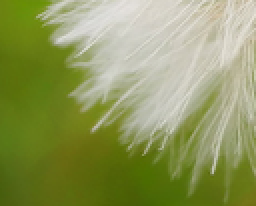
%> input picture 资料/Close-Formed Matting/dandelion_clipped.bmp, 128 x 103 px, shrunk from 235 x 189 before the run (shown 2 times larger)
$ octave runMatting_Dandelion.m   (GNU Octave 9; MATLAB toolbox functions it lacks are replaced by stand-ins)
%> lines starting %> are read from the running program, lines starting %| are printed output that depends on the picture; in (x1, y1, x2, y2) boxes, pixels count from 0 and x2, y2 are one past the last pixel; in counts of white or black regions, pixels touching at a corner belong together; the program's own positions count from 1
### 资料/Close-Formed Matting/runMatting.m

if (~exist('thr_alpha','var'))
  thr_alpha=[];
end
if (~exist('epsilon','var'))
  epsilon=[];
end
if (~exist('win_size','var'))
  win_size=[];
end

if (~exist('levels_num','var'))
  levels_num=1;
end
if (~exist('active_levels_num','var'))
  active_levels_num=1;
end

I=double(imread(img_name))/255;
mI=double(imread(scribs_img_name))/255;
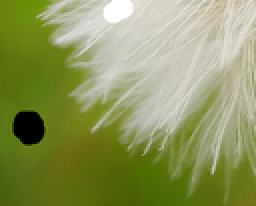
%> input picture 资料/Close-Formed Matting/dandelion_clipped_m.bmp, 128 x 103 px, shrunk from 235 x 189 before the run (shown 2 times larger)
consts_map=sum(abs(I-mI),3)>0.001;
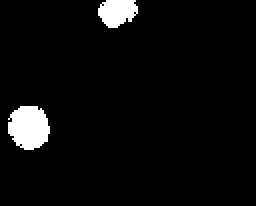
%> consts_map: size 103x128 logical (shown 2 times larger); 4.3% white; 2 white regions, box (x1, y1, x2, y2) and area: (4, 53, 25, 75) 360, (49, 0, 69, 14) 212
if (size(I,3)==3)
  consts_vals=rgb2gray(mI).*consts_map;
end
if (size(I,3)==1)
  consts_vals=mI.*consts_map;
end


alpha=solveAlphaC2F(I,consts_map,consts_vals,levels_num, ...
                    active_levels_num,thr_alpha,epsilon,win_size);

figure, imshow(alpha);
drawnow;
[F,B]=solveFB(I,alpha);

figure, imshow([F.*repmat(alpha,[1,1,3]),B.*repmat(1-alpha,[1,1,3])])

### 资料/Close-Formed Matting/solveAlpha.m
function alpha=solveAlpha(I,consts_map,consts_vals,varargin)

  [h,w,c]=size(I);
%> h = 103; w = 128; c = 3
  img_size=w*h;
%> img_size = 13184

  A=getLaplacian1(I,consts_map,varargin{:});

  D=spdiags(consts_map(:),0,img_size,img_size);
  lambda=100;
  x=(A+lambda*D)\(lambda*consts_map(:).*consts_vals(:));


  alpha=max(min(reshape(x,h,w),1),0);

### 资料/Close-Formed Matting/getLaplacian1.m
function [A,A1]=getLaplacian1(I,consts,epsilon,win_size)
%> called with epsilon = [], win_size = []

  if (~exist('epsilon','var'))
    epsilon=0.0000001;
  end
  if (isempty(epsilon))
    epsilon=0.0000001;
  end
  if (~exist('win_size','var'))
    win_size=1;
  end
  if (isempty(win_size))
    win_size=1;
  end

  neb_size=(win_size*2+1)^2;
  [h,w,c]=size(I);
%> h = 103; w = 128; c = 3
  n=h; m=w;
%> after `n=h`: n = 103
%> after `m=w`: m = 128
  img_size=w*h;
%> img_size = 13184
  consts=imerode(consts,ones(win_size*2+1));
%> consts: size 103x128 logical; 3.2% white; 2 white regions, box (x1, y1, x2, y2) and area: (5, 54, 24, 74) 270, (50, 0, 68, 13) 151

  indsM=reshape([1:img_size],h,w);

  tlen=sum(sum(1-consts(win_size+1:end-win_size,win_size+1:end-win_size)))*(neb_size^2);
%> tlen = 997677

  row_inds=zeros(tlen ,1);
  col_inds=zeros(tlen,1);
  vals=zeros(tlen,1);
  len=0;
  for j=1+win_size:w-win_size
    for i=win_size+1:h-win_size
      if (consts(i,j))
        continue
      end
      win_inds=indsM(i-win_size:i+win_size,j-win_size:j+win_size);
      win_inds=win_inds(:);
      winI=I(i-win_size:i+win_size,j-win_size:j+win_size,:);
      winI=reshape(winI,neb_size,c);
      win_mu=mean(winI,1)';
      win_var=inv(winI'*winI/neb_size-win_mu*win_mu' +epsilon/neb_size*eye(c));

      winI=winI-repmat(win_mu',neb_size,1);
      tvals=(1+winI*win_var*winI')/neb_size;

      row_inds(1+len:neb_size^2+len)=reshape(repmat(win_inds,1,neb_size),...
                                             neb_size^2,1);
      col_inds(1+len:neb_size^2+len)=reshape(repmat(win_inds',neb_size,1),...
                                             neb_size^2,1);
      vals(1+len:neb_size^2+len)=tvals(:);
      len=len+neb_size^2;
    end
  end
%> after the loop, len = 997677
%> in solveAlpha, `alpha=max(min(reshape(x,h,w),1),0);`:
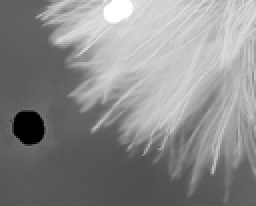
%> alpha: size 103x128 double (shown 2 times larger); min 0, max 1, mean 0.544

  vals=vals(1:len);
  row_inds=row_inds(1:len);
  col_inds=col_inds(1:len);
  A=sparse(row_inds,col_inds,vals,img_size,img_size);

  sumA=sum(A,2);
  A=spdiags(sumA(:),0,img_size,img_size)-A;

return

### 资料/Close-Formed Matting/solveFB.m
function [F,B]=solveFB(I,alpha)
  [h,w,c]=size(I);
%> h = 103; w = 128; c = 3
  mask=(alpha>=0.02).*(alpha<=0.98);
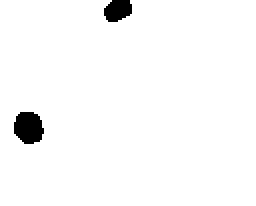
%> mask: size 103x128 double (shown 2 times larger); values 0 (black) and 1 (white), 97.6% white; 2 black regions, box (x1, y1, x2, y2) and area: (7, 56, 22, 72) 191, (52, 0, 66, 11) 122
  [Gx,Gy,Gd1,Gd2]=getGMatByMask(w,h,mask);
  G=[Gx;Gy;Gd1;Gd2];
  Ga=G*alpha(:);
  wgf=abs(Ga).^0.5+0.003*repmat((1-alpha(:)),4,1);
  wgb=abs(Ga).^0.5+0.003*repmat(alpha(:),4,1);


  wf=(alpha(:)>0.98)*100+0.03*alpha(:).*(alpha(:)>0.7)+0.01*(alpha(:)<0.02);
  wb=(alpha(:)<0.02)*100+0.03*(1-alpha(:)).*(alpha(:)<0.3)+0.01*(alpha(:)>0.98);


  wgf=spdiags(wgf(:),0,length(wgf),length(wgf));
  wgb=spdiags(wgb(:),0,length(wgb),length(wgb));
  wf=spdiags(wf(:),0,length(wf),length(wf));
  wb=spdiags(wb(:),0,length(wb),length(wb));


  for t=1:c
    tI=I(:,:,t);
    Ag=[wgf*G,sparse(size(G,1),size(G,2));sparse(size(G,1),size(G,2)),wgb* ...
        G];
    bg=zeros(size(Ag,1),1);
    Ai=[wf,sparse(w*h,w*h);sparse(w*h,w*h),wb];
    bi=[wf*tI(:).*(alpha(:)>0.02);wb*tI(:).*(alpha(:)<0.98)];
    As=[spdiags(alpha(:),0,w*h,w*h),spdiags(1-alpha(:),0,w*h,w*h)];
    bs=tI(:);
    A=[Ai;As;Ag];
    b=[bi;bs;bg];
    x=(A'*A)\(A'*b);
    F(:,:,t)=reshape(x(1:w*h),h,w);
    B(:,:,t)=reshape(x(w*h+1:end),h,w);

  end

### 资料/Close-Formed Matting/getGMatByMask.m
function [Gx,Gy,G3,G4]=getGMatByMask(w,h,mask)
%> called with w = 128, h = 103
imgSize=w*h;
%> imgSize = 13184

dS=[1,-1];
filtSizeS=1;


%indsGx1=[]; indsGx2=[]; valsGx=[];
%indsGy1=[]; indsGy2=[]; valsGy=[];
indsGx1=zeros(imgSize*2,1);
indsGx2=zeros(imgSize*2,1);
valsGx=zeros(imgSize*2,1);
indsGy1=zeros(imgSize*2,1);
indsGy2=zeros(imgSize*2,1);
valsGy=zeros(imgSize*2,1);
indsG31=zeros(imgSize*2,1);
indsG32=zeros(imgSize*2,1);
valsG3=zeros(imgSize*2,1);
indsG41=zeros(imgSize*2,1);
indsG42=zeros(imgSize*2,1);
valsG4=zeros(imgSize*2,1);

indy=0; indx=0; ind3=0; ind4=0;

for x=1:w-1,
  for y=1:h,
    if ((~mask(y,x))&(~mask(y,x+1)))
      continue
    end
    for disp=0:filtSizeS,
      indx=indx+1;
      indsGx1(indx)=imIndexToVect(y,x,h);
      indsGx2(indx)=imIndexToVect(y,x+disp,h);
      valsGx(indx)=dS(disp+1);
    end
  end
end
%> after the loop, indx = 25590
for x=1:w,
  for y=1:h-1,
    if ((~mask(y,x))&(~mask(y+1,x)))
      continue
    end
    for disp=0:filtSizeS,
      indy=indy+1;
      indsGy1(indy)=imIndexToVect(y,x,h);
      indsGy2(indy)=imIndexToVect(y+disp,x,h);
      valsGy(indy)=dS(disp+1);
    end;
  end;
end
%> after the loop, indy = 25544

for x=1:w-1,
  for y=1:h-1,
    if ((~mask(y,x))&(~mask(y+1,x+1)))
      continue
    end
    for disp=0:filtSizeS,
      ind3=ind3+1;
      indsG31(ind3)=imIndexToVect(y,x,h);
      indsG32(ind3)=imIndexToVect(y+disp,x+disp,h);
      valsG3(ind3)=dS(disp+1);
    end
  end
end
%> after the loop, ind3 = 25366

for x=1:w-1,
  for y=2:h,
    if ((~mask(y,x))&(~mask(y-1,x+1)))
      continue
    end
    for disp=0:filtSizeS,
      ind4=ind4+1;
      indsG41(ind4)=imIndexToVect(y,x,h);
      indsG42(ind4)=imIndexToVect(y-disp,x+disp,h);
      valsG4(ind4)=dS(disp+1);
    end;
  end;
end;
%> after the loop, ind4 = 25362
%> after the loop in solveFB, `for t=1:c`:
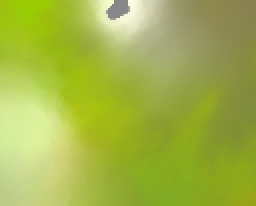
%> B: size 103x128x3 double (shown 2 times larger); mean R, G, B 0.125, 0.21, -0.297; drawn with min black and max white
%> after the loop in solveFB, `for t=1:c`:
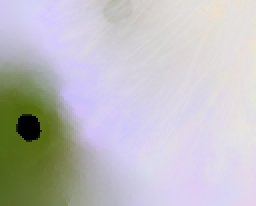
%> F: size 103x128x3 double (shown 2 times larger); mean R, G, B 0.87, 0.862, 0.878; drawn with min black and max white
%> `imshow([F.*repmat(alpha,[1,1,3]),B.*repmat(1-alpha,[1,1,3])])`:
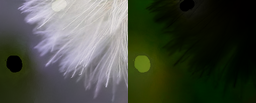
%> displayed picture: size 103x256x3, on the screen's scale of 0 to 255; mean R, G, B 71.6, 76.4, 65.1
%'done inds'
indsGx1=indsGx1(1:indx);
indsGx2=indsGx2(1:indx);
valsGx=valsGx(1:indx);
indsGy1=indsGy1(1:indy);
indsGy2=indsGy2(1:indy);
valsGy=valsGy(1:indy);
indsG31=indsG31(1:ind3);
indsG32=indsG32(1:ind3);
valsG3=valsG3(1:ind3);
indsG41=indsG41(1:ind4);
indsG42=indsG42(1:ind4);
valsG4=valsG4(1:ind4);


Gx=sparse(indsGx1,indsGx2,valsGx,imgSize,imgSize);
Gy=sparse(indsGy1,indsGy2,valsGy,imgSize,imgSize);
G3=sparse(indsG31,indsG32,valsG3,imgSize,imgSize);
G4=sparse(indsG41,indsG42,valsG4,imgSize,imgSize);

### 资料/Close-Formed Matting/solveAlphaC2F.m
function alpha=solveAlphaC2F(I,consts_map,consts_vals,levels_num,active_levels_num,varargin);


  if (length(varargin)>0)
    if (~isempty(varargin{1}))
      thr_alpha=varargin{1};
    end
  end

  if (~exist('thr_alpha','var'))
    thr_alpha=0.02;
  end
  erode_mask_w=1;
  active_levels_num=max(active_levels_num,1);
  if (levels_num>1)
    sI=downSmpIm(I,2);
    s_consts_map=round(downSmpIm(double(consts_map),2));
    s_consts_vals=round(downSmpIm(double(consts_vals),2));
    s_alpha=solveAlphaC2F(sI,s_consts_map,s_consts_vals,levels_num-1,...
                          min(levels_num-1,active_levels_num),varargin{:});
    alpha=upSampleAlphaUsingImg(s_alpha,sI,I,varargin{2:end});
    talpha=alpha.*(1-consts_map)+consts_vals;
    consts_map=min(consts_map+imerode((alpha>=(1-thr_alpha)),ones(erode_mask_w*2+1))+imerode((alpha<=(thr_alpha)),ones(erode_mask_w*2+1)),1);
    consts_vals=round(talpha).*consts_map;
    %figure, imshow([consts_map,alpha])
  end
  if (active_levels_num>=levels_num)
    alpha=solveAlpha(I,consts_map,consts_vals,varargin{2:end});
  end


### 资料/Close-Formed Matting/runMatting_Dandelion.m
img_name='dandelion_clipped.bmp';

scribs_img_name='dandelion_clipped_m.bmp';


runMatting
